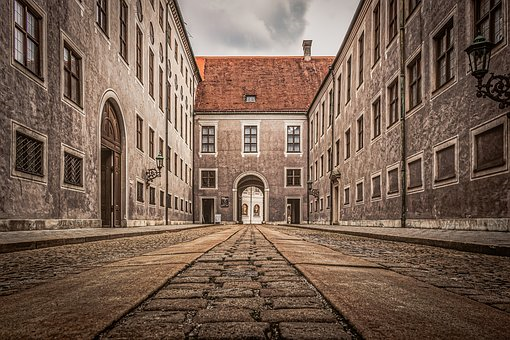
#> input picture images/house.png, 510 x 340 px
$ python skripta2.py images/house.png
#> lines starting #> are read from the running program, lines starting #| are printed output that depends on the picture
import sys
from termcolor import colored
import cv2 as cv
import numpy as np
import matplotlib.pyplot as plt

def main(argv):
	help()
	filepath1,filepath2 = argv if argv==0 else ('./images/house.png','./images/house2.png')

	I = cv.imread(filepath1, cv.IMREAD_GRAYSCALE)
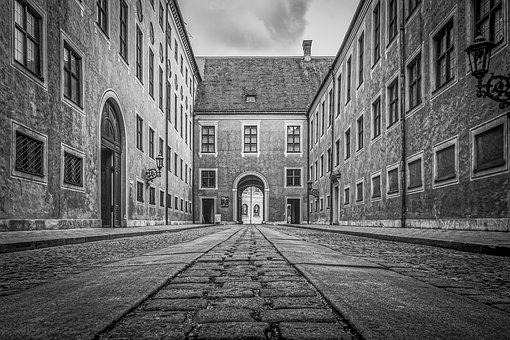
#> I: shape (340, 510); min 0, max 252, mean 104
	I2 = cv.imread(filepath2,cv.IMREAD_GRAYSCALE)
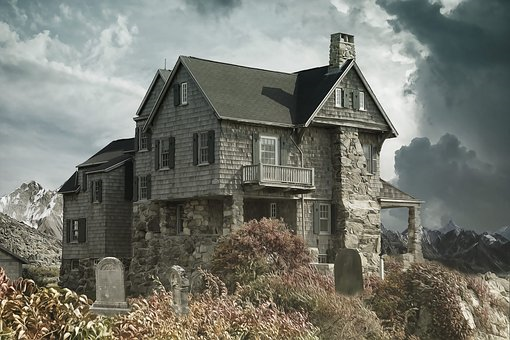
#> input picture images/house2.png, 510 x 340 px
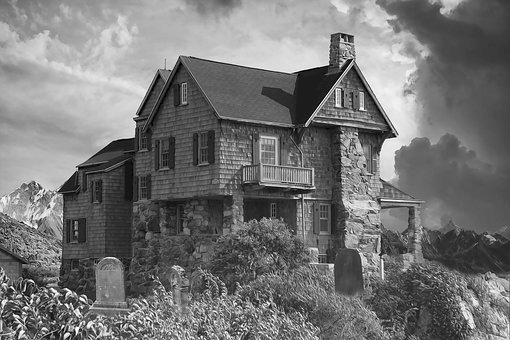
#> I2: shape (340, 510); min 0, max 255, mean 117.2

	if I is None or I2 is None:
		print("error opening image")
		return -1

	plt.subplot(121)
	plt.imshow(mixMagPha(I,I2),cmap='gray'),plt.title("Re(I1) + Im(I2)"),plt.xticks([]),plt.yticks([])
#> in mixMagPha, `recon = cv.dft(ishift,flags=cv.DFT_REAL_OUTPUT | cv.DFT_INVERSE)`:
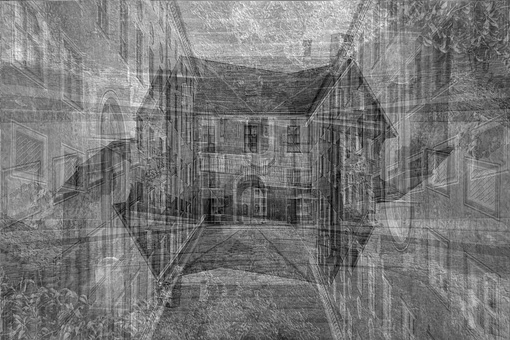
#> recon: shape (340, 510) float32; min -11617798, max 56355000, mean 20325768; drawn with min black and max white
	plt.subplot(122)
	plt.imshow(mixMagPha(I2,I),cmap='gray'),plt.title("Re(I2) + Im(I1)"),plt.xticks([]),plt.yticks([])
#> in mixMagPha (call 2), `recon = cv.dft(ishift,flags=cv.DFT_REAL_OUTPUT | cv.DFT_INVERSE)`:
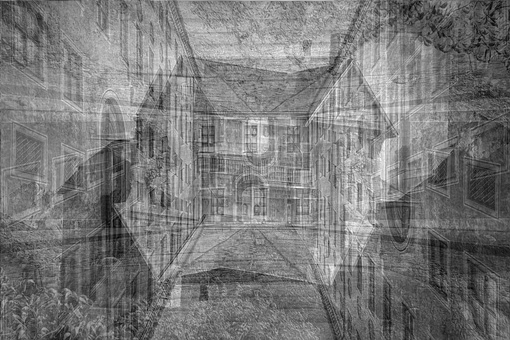
#> recon: shape (340, 510) float32; min -13525200, max 52973704, mean 18035158; drawn with min black and max white
	plt.show()

def help():
	print(colored('''Ovaj program demonstrira kako je faza slike bitna za rekonstrukciju iako prikazivanje faze ne daje previše informacija.

	Upute: skripta1.py putanja_slike1, putanja_slike2 -- default house.png house2.png ''','green'))

def mixMagPha(img1,img2):

	dft1 = cv.dft(np.float32(img1),flags = cv.DFT_COMPLEX_OUTPUT)
	dft2 = cv.dft(np.float32(img2),flags = cv.DFT_COMPLEX_OUTPUT)


	shift1 = np.fft.fftshift(dft1)
	shift2 = np.fft.fftshift(dft2)
	re1 = cv.split(shift1)	#razdvajanje realnih i imagniarnih vrijednosti prve slike
	re2 = cv.split(shift2)	#razdvajanje realnih i imaginarnih vrijednosti druge slike
	mix = cv.merge([re1[0],re2[1]]) #kombinacija realnog dijela jedne te imaginarnog dijela druge slike
	ishift = np.fft.ifftshift(mix)
	recon = cv.dft(ishift,flags=cv.DFT_REAL_OUTPUT | cv.DFT_INVERSE)
	return recon

if __name__=="__main__":
	main(sys.argv[1:])
